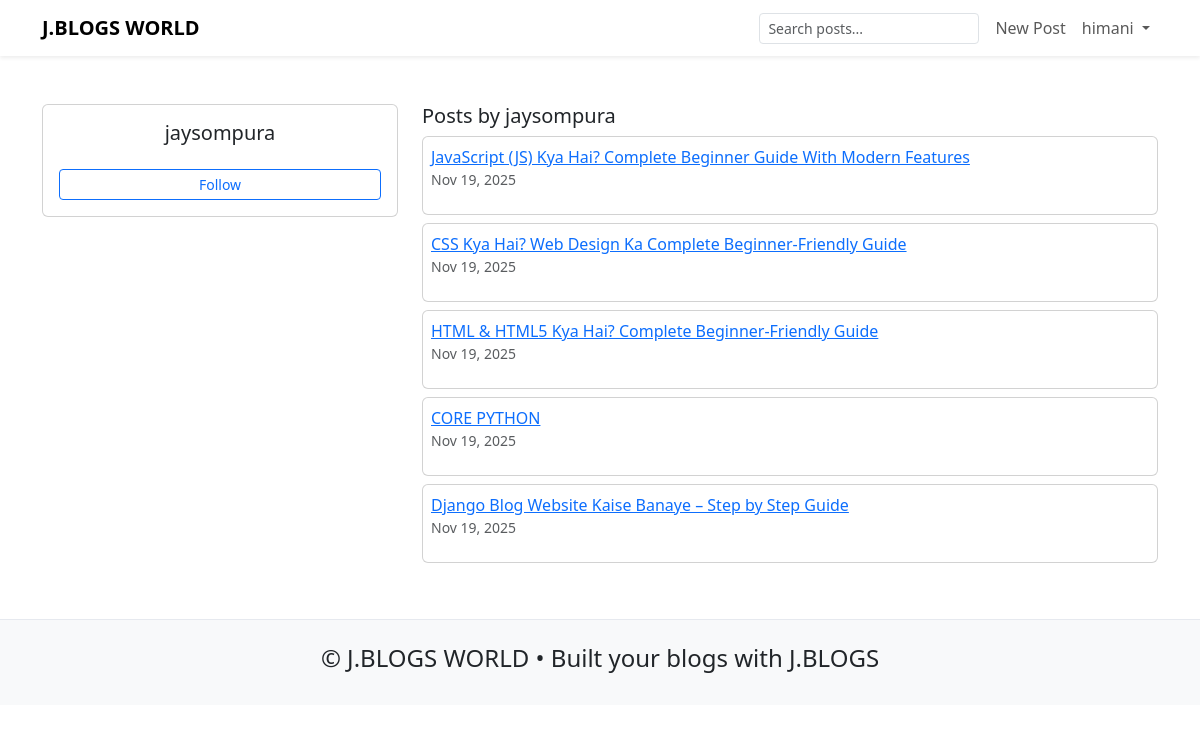
Screenshot of /profile/jaysompura/ (signed in) with the database file from the repository.
### blog/models.py (models this page shows, shortened)
class Post(models.Model):
    STATUS_CHOICES = (('draft','Draft'),('published','Published'))
    author = models.ForeignKey(User, on_delete=models.CASCADE, related_name='posts')
    title = models.CharField(max_length=250)
    slug = models.SlugField(max_length=260, unique=True, blank=True)
    content = models.TextField()
    cover = models.ImageField(upload_to='covers/', null=True, blank=True)
    categories = models.ManyToManyField(Category, related_name='posts', blank=True)
    tags = models.ManyToManyField(Tag, related_name='posts', blank=True)
    status = models.CharField(max_length=10, choices=STATUS_CHOICES, default='published')
    created_at = models.DateTimeField(auto_now_add=True)
    updated_at = models.DateTimeField(auto_now=True)
    class Meta:
        ordering = ['-created_at']

### blog/views.py (the view)
# urls.py: path('profile/<str:username>/', views.profile_view, name='profile_view'),
def profile_view(request, username):
    user = get_object_or_404(User, username=username)
    posts = user.posts.filter(status='published')
    following = False
    if request.user.is_authenticated:
        following = Follow.objects.filter(follower=request.user, following=user).exists()
    return render(request, 'blog/profile.html', {'profile_user': user, 'posts': posts, 'following': following})

### blog/templates/blog/profile.html
{% extends "base.html" %}
{% block content %}
<div class="container py-4"><div class="row"><div class="col-md-4"><div class="card p-3 text-center">{% if profile_user.profile.avatar %}<img src='{{ profile_user.profile.avatar.url }}' class='rounded-circle' style='width:120px;height:120px;object-fit:cover;'>{% endif %}<h5>{{ profile_user.username }}</h5><p class='small text-muted'>{{ profile_user.profile.bio }}</p>{% if user.is_authenticated and user.username != profile_user.username %}<a class='btn btn-sm btn-outline-primary' href='{% url "follow_view" profile_user.username %}'>{% if following %}Unfollow{% else %}Follow{% endif %}</a>{% endif %}</div></div><div class='col-md-8'><h5>Posts by {{ profile_user.username }}</h5>{% for post in posts %}<div class='card mb-2 p-2'><a href='{% url "post_detail" post.pk post.slug %}'>{{ post.title }}</a><p class='small text-muted'>{{ post.created_at|date:"M d, Y" }}</p></div>{% empty %}<p>No posts yet.</p>{% endfor %}</div></div></div>
{% endblock %}

### templates/base.html (shortened to what this page needs)
{% load static %}
<!doctype html>
<html lang="en">
<head>
  <link rel="stylesheet" href="{% static 'blog/css/style.css' %}">
  <link href="https://cdn.jsdelivr.net/npm/bootstrap@5.3.2/dist/css/bootstrap.min.css" rel="stylesheet">
</head>
<body>
  <header class="site-header navbar navbar-expand-lg navbar-light bg-white shadow-sm">
    <div class="container">
      <a class="navbar-brand fw-bold" href="{% url 'post_list' %}">
        J.BLOGS WORLD
      </a>
      <div class="collapse navbar-collapse" id="navMenu">
        <ul class="navbar-nav ms-auto align-items-center">
          <li class="nav-item me-2">
            <form class="d-flex" method="get" action="{% url 'search' %}">
              <input class="form-control form-control-sm" name="q" placeholder="Search posts...">
            </form>
          </li>
          {% if user.is_authenticated %}
          <li class="nav-item">
            <a class="nav-link" href="{% url 'post_create' %}">New Post</a>
          </li>
          <li class="nav-item dropdown">
            <a class="nav-link dropdown-toggle" href="#" id="userMenu" data-bs-toggle="dropdown">
              {{ user.username }}
            </a>
          </li>
          {% else %}
          <li class="nav-item"><a class="nav-link" href="{% url 'login' %}">Login</a></li>
          <li class="nav-item"><a class="nav-link" href="{% url 'register' %}">Register</a></li>
          {% endif %}
        </ul>
      </div>
    </div>
  </header>
  <main class="py-4">
    {% block content %}{% endblock %}
  </main>
  <footer class="text-center py-4 bg-light">
    <div class="container">
      <h4>© J.BLOGS WORLD • Built your blogs with J.BLOGS</h4>
    </div>
  </footer>
</body>
</html>

### static/blog/css/style.css (style rules this page uses)
body { font-family: 'Inter', system-ui, -apple-system, 'Segoe UI', Roboto, 'Helvetica Neue', Arial; background:#f6f8fb; color:#1f2937; }
.site-header .navbar-brand { font-weight:700; font-size:1.25rem; }
.card { border: none; border-radius: 10px; }
footer { border-top: 1px solid #e6e9ef; }

### rows the page displays
Post: title "JavaScript (JS) Kya Hai? Complete Beginner Guide With Modern Features", created_at "Nov 19, 2025"
Post: title "CSS Kya Hai? Web Design Ka Complete Beginner-Friendly Guide", created_at "Nov 19, 2025"
Post: title "HTML & HTML5 Kya Hai? Complete Beginner-Friendly Guide", created_at "Nov 19, 2025"
Post: title "CORE PYTHON", created_at "Nov 19, 2025"
Post: title "Django Blog Website Kaise Banaye – Step by Step Guide", created_at "Nov 19, 2025"

### other values shown
{{ user.username }} "himani"
{{ profile_user.username }} "jaysompura"
